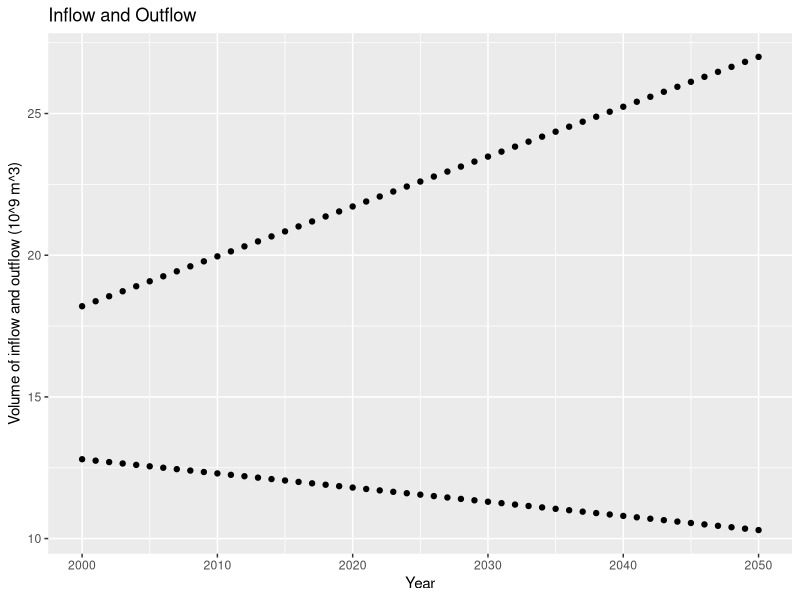
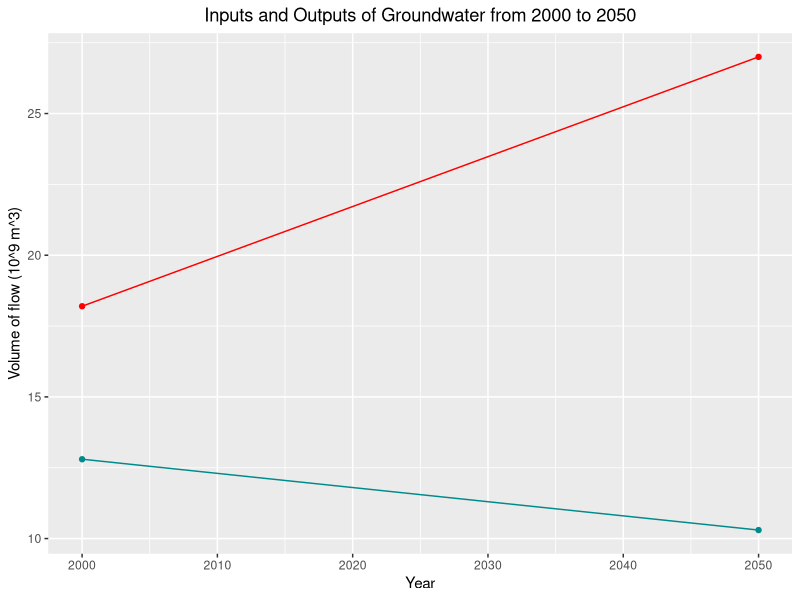
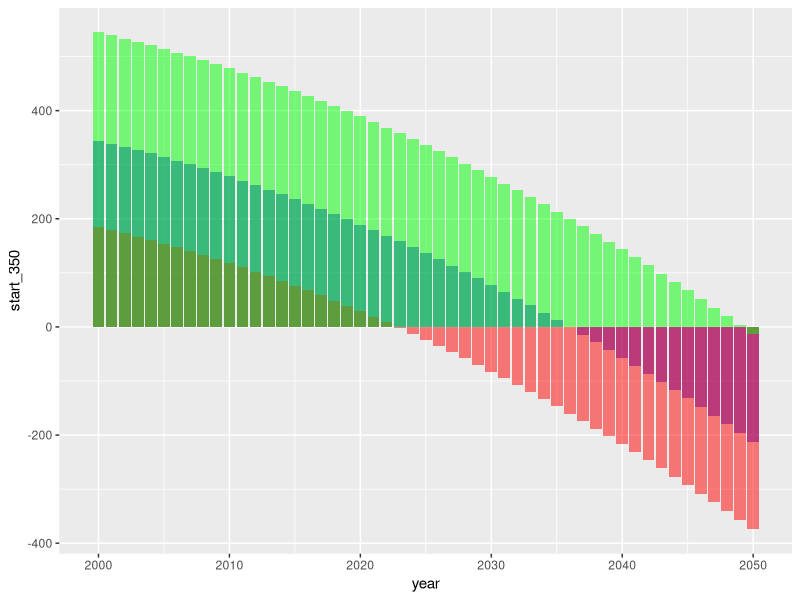
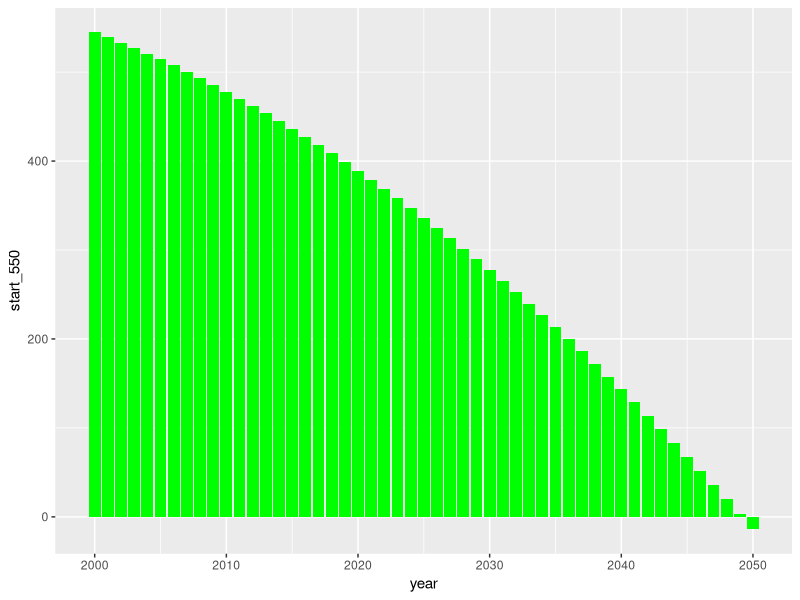
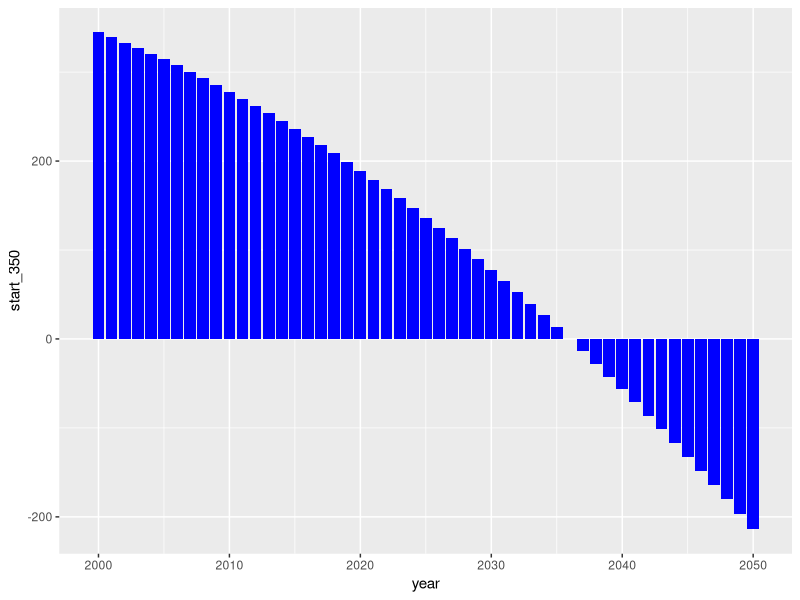
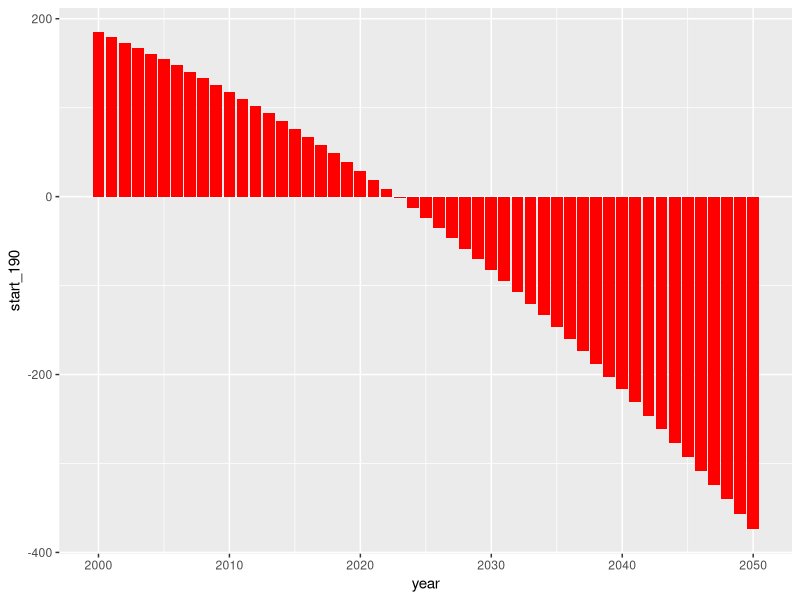

Generate these figures, in order, with R:
## ---- chunk 1
knitr::opts_chunk$set(echo = TRUE)
library(tidyverse)
library(here)
library(lubridate)
## ---- chunk 2
in_out_data <- read_csv(here("inflow_outflow.csv"))
## ---- chunk 3
ggplot(data = in_out_data, aes(x=year, y =inflow)) + geom_point()+
  geom_point(aes(x= year, y = outflow)) +
  labs(x = "Year", y = "Volume of inflow and outflow (10^9 m^3)",
       title = "Inflow and Outflow")
## ---- chunk 4
inflow <- in_out_data %>% 
  filter(year %in% c("2000","2050")) %>%
  select(inflow, year)
  
outflow <- in_out_data %>% 
  filter(year %in% c("2000", "2050")) %>%
  select(outflow, year)

ggplot(data = inflow, aes(x= year, y = inflow )) + geom_line(color = "cyan4")+
  geom_point(color = "cyan4")+
  geom_line(data = outflow, aes(x=year, y = outflow), color = "red")+
  geom_point(data=outflow, aes(x=year, y = outflow), color = "red")+
  labs(x = "Year", y = "Volume of flow (10^9 m^3)",
       title = "Inputs and Outputs of Groundwater from 2000 to 2050")+
  theme(plot.title = element_text(hjust = 0.5))

## ---- chunk 5
ggplot(data = in_out_data, aes(x = year, y = start_350)) + geom_col(fill="blue", alpha = 0.5)+
  geom_col(data = in_out_data, aes(x=year, y = start_190), fill = "red",
           alpha = 0.5)+
  geom_col(data = in_out_data, aes(x=year, y = start_550), fill = "green",
           alpha = 0.5)
## ---- chunk 6

one <- ggplot(data = in_out_data, aes(x = year, y = start_350)) + geom_col(fill="blue")
two <- ggplot(data = in_out_data, aes(x = year, y = start_190)) + geom_col(fill="red")
three <- ggplot(data = in_out_data, aes(x = year, y = start_550)) + geom_col(fill="green")

## ---- chunk 7
ggplot(data = in_out_data, aes(x = year, y = start_550)) + geom_col(fill="green")
  
## ---- chunk 8
ggplot(data = in_out_data, aes(x = year, y = start_350)) + geom_col(fill="blue")

## ---- chunk 9
ggplot(data = in_out_data, aes(x = year, y = start_190)) + geom_col(fill="red")

